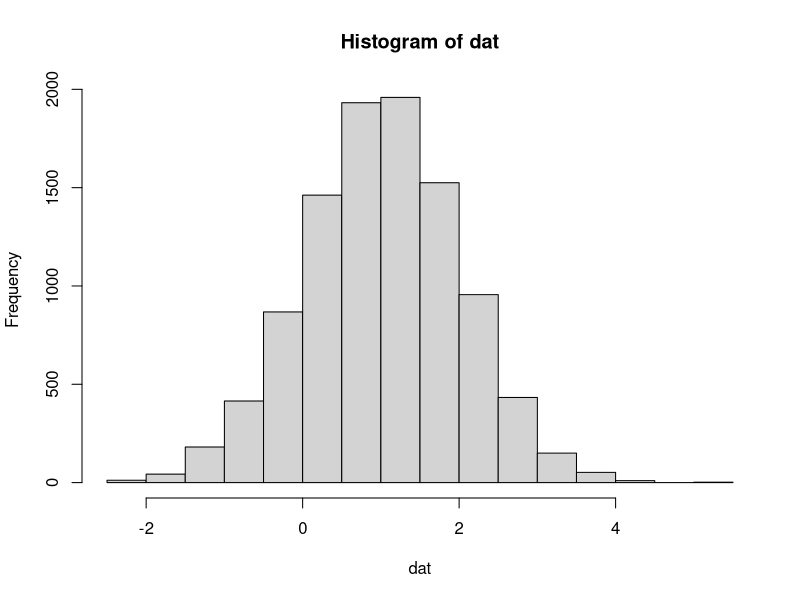
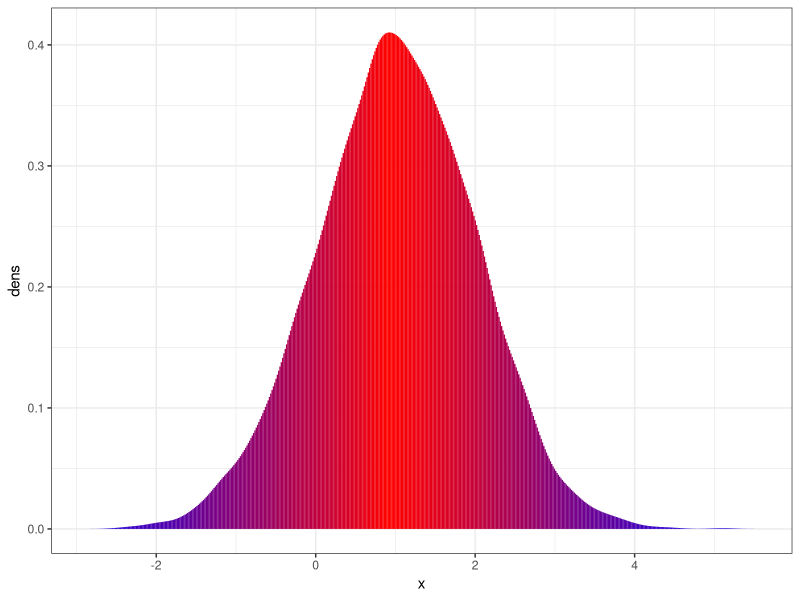
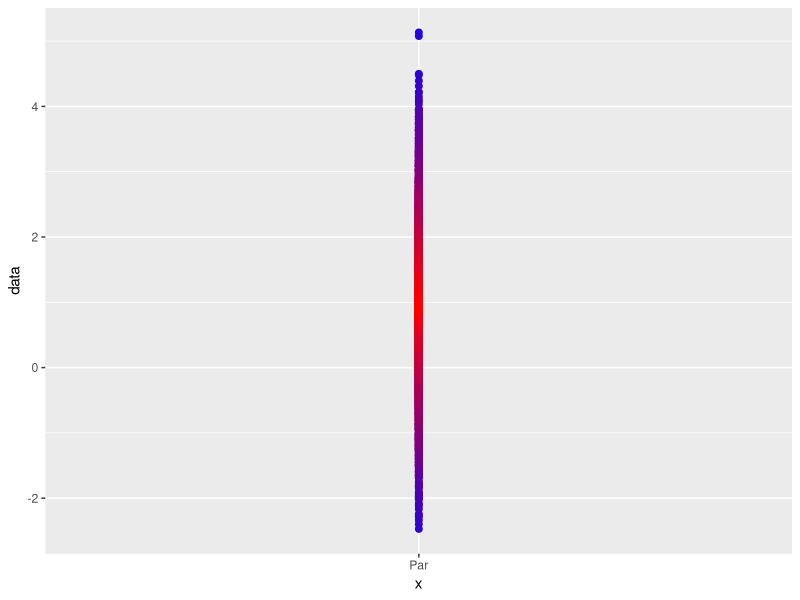
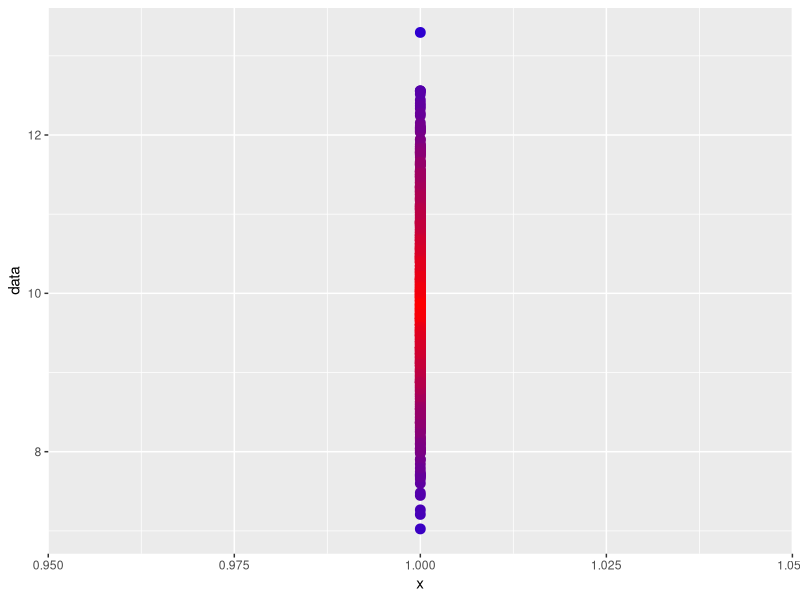
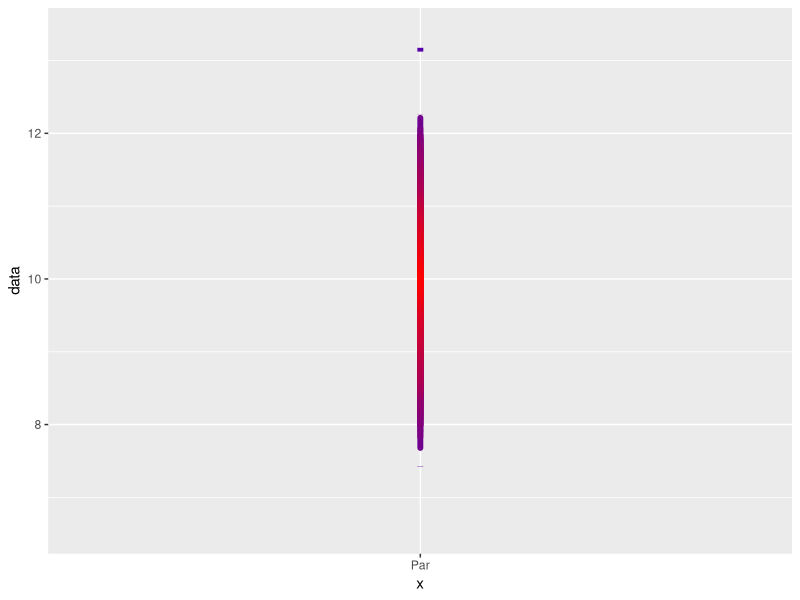
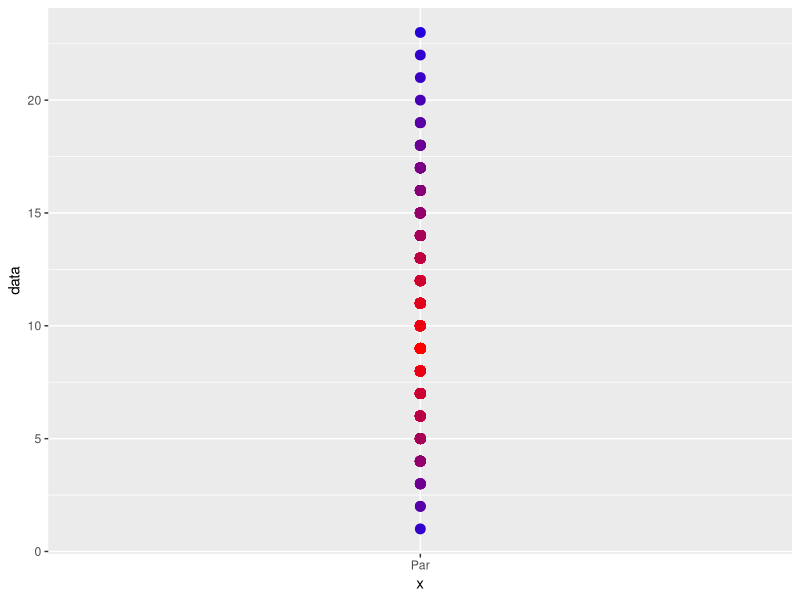
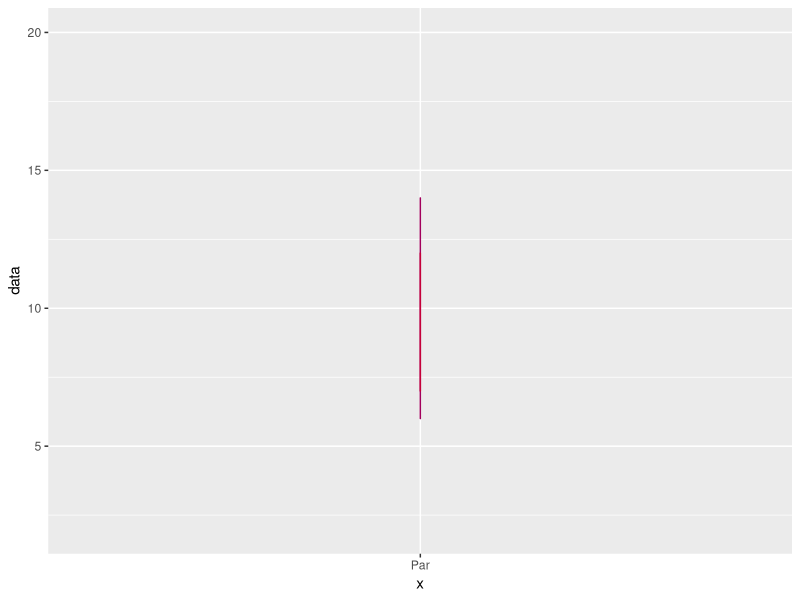

Write R code to recreate these figures, in order.
## ---- chunk 1
library(ggplot2)
dat<-rnorm(10000,1)
hist(dat)
## ---- chunk 2
a<-density(dat)
d<-data.frame(x=a$x,dens=a$y)
## ---- chunk 3
rd<-d[order(d$dens),]
## ---- chunk 4
rd$cols<-colorRampPalette(c("blue","red"))(nrow(rd))
## ---- chunk 5
ggplot(rd,aes(x=x,y=dens,col=cols)) + geom_segment(yend=0,aes(xend=x)) + scale_color_identity() + theme_bw()
## ---- chunk 6
quant<-round(ecdf(rd$x)(dat)*nrow(rd))
## ---- chunk 7
ord<-rd[order(rd$x),]
cols<-ord$cols[quant]
toplot<-data.frame(data=dat,col=cols)
## ---- chunk 8
ggplot(toplot,aes(x="Par",y=data,col=col)) + geom_point(size=2) + scale_color_identity()
## ---- chunk 9
plotit<-function(dat,colors){
a<-density(dat)
d<-data.frame(x=a$x,dens=a$y)
rd<-d[order(d$dens),]
rd$cols<-colorRampPalette(colors)(nrow(rd))
quant<-round(ecdf(rd$x)(dat)*nrow(rd))
ord<-rd[order(rd$x),]
cols<-ord$cols[quant]
return(cols)  
}
## ---- chunk 10
d<-rnorm(1000,10)
toplot<-data.frame(data=d,col=plotit(d,c("blue","red")))
ggplot(toplot,aes(x=1,y=data,col=col)) + geom_point(size=3) + scale_color_identity()
## ---- chunk 11
d<-rnorm(1000,10)
toplot<-data.frame(data=d,col=plotit(d,c("blue","red")))
ggplot(toplot,aes(x="Par",y=data,col=col)) + geom_line(size=2) + scale_color_identity()
## ---- chunk 12
d<-rpois(1000,10)
toplot<-data.frame(data=d,col=plotit(d,c("blue","red")))
ggplot(toplot,aes(x="Par",y=data,col=col)) + geom_point(size=3) + scale_color_identity()
## ---- chunk 13
d<-rpois(1000,10)
toplot<-data.frame(data=d,col=plotit(d,c("blue","red")))
ggplot(toplot,aes(x="Par",y=data,col=col)) + geom_line() + scale_color_identity()
